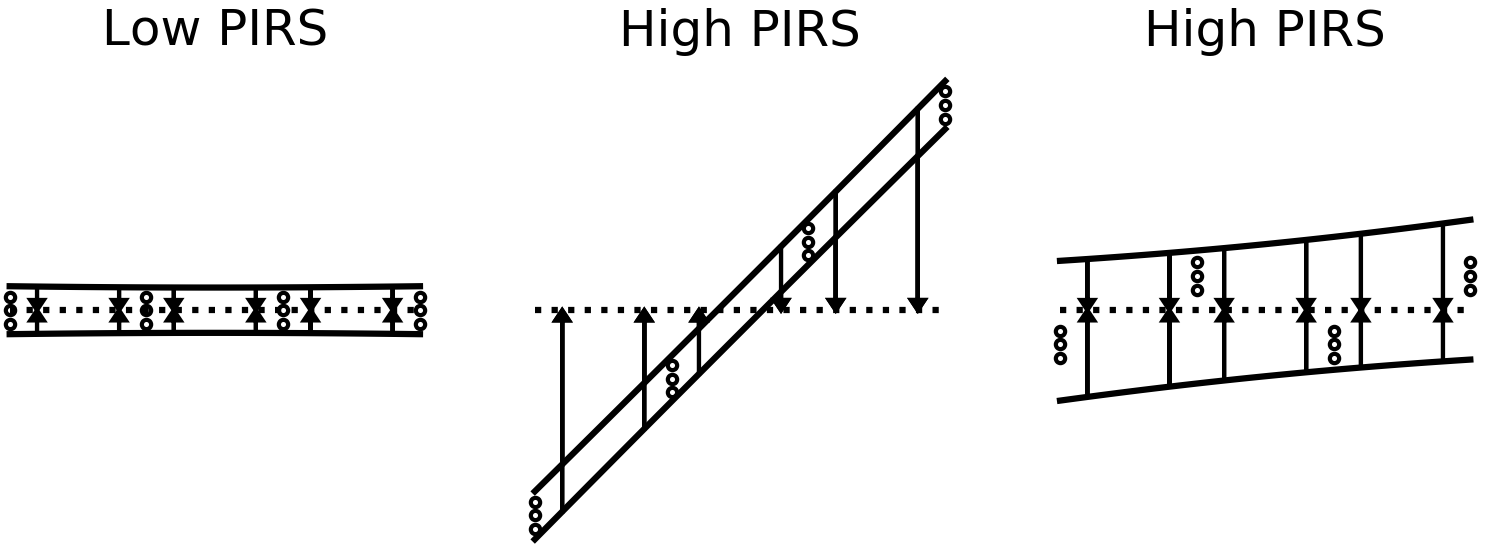

Reproduce this figure in Python.
import matplotlib.pyplot as plt
from sklearn import linear_model
import numpy as np
import math
import scipy

low_x = [0, 0, 0, 1, 1, 1, 2, 2, 2, 3, 3, 3]
low_y = [2, 0, -2, 2, 0, -2, 2, 0, -2, 2, 0, -2]

lin_x = [0, 0, 0, 1, 1, 1, 2, 2, 2, 3, 3, 3]
lin_y = [-32, -30, -28, -12, -10, -8, 12, 10, 8, 32, 30, 28]

circ_x = [0, 0, 0, 1, 1, 1, 2, 2, 2, 3, 3, 3]
circ_y = [-7, -5, -3, 7, 5, 3, -7, -5, -3, 7, 5, 3]


def calc_intervals(x,y,alpha=0.5):
    dof = len(np.unique(x))
    regr = linear_model.LinearRegression()
    _ = regr.fit(np.array(x)[:, np.newaxis], np.array(y))
    rsq = np.sum((regr.predict(np.array(x)[:, np.newaxis]) - np.array(y)) ** 2)
    regr_error = math.sqrt(rsq/(dof-2))
    xsq = np.sum((np.array(x) - np.mean(np.array(x))) ** 2)
    upper = regr.predict(np.arange(min(x), (max(x)+.1), 0.1)[:, np.newaxis]) + scipy.stats.t.ppf(1.0-alpha/2., dof) * regr_error*np.sqrt(1+1/dof+(((np.arange(min(x), (max(x)+.1), 0.1)-np.mean(x))**2)/xsq))
    lower = regr.predict(np.arange(min(x), (max(x)+.1), 0.1)[:, np.newaxis]) - scipy.stats.t.ppf(1.0-alpha/2., dof) * regr_error*np.sqrt(1+1/dof+(((np.arange(min(x), (max(x)+.1), 0.1)-np.mean(x))**2)/xsq))
    return upper, lower


xs = np.arange(0, 3.1, 0.1)

fig = plt.figure()

ax1 = fig.add_subplot(1, 3, 1, aspect=.05)
ax1.scatter(low_x, low_y,color='w', s=10, marker = 'o', edgecolors='k')
u, l = calc_intervals(low_x, low_y)
ax1.plot(xs, u, color='k')
ax1.plot(xs, l, color='k')
ax1.arrow(xs[2], u[2], 0, -u[2], head_width=0.05, head_length=1.5, length_includes_head=True, color='k')
ax1.arrow(xs[2], l[2], 0, -l[2], head_width=0.05, head_length=1.5, length_includes_head=True, color='k')
ax1.arrow(xs[12], u[12], 0, -u[12], head_width=0.05, head_length=1.5, length_includes_head=True, color='k')
ax1.arrow(xs[12], l[12], 0, -l[12], head_width=0.05, head_length=1.5, length_includes_head=True, color='k')
ax1.arrow(xs[8], u[8], 0, -u[8], head_width=0.05, head_length=1.5, length_includes_head=True, color='k')
ax1.arrow(xs[8], l[8], 0, -l[8], head_width=0.05, head_length=1.5, length_includes_head=True, color='k')
ax1.arrow(xs[18], u[18], 0, -u[18], head_width=0.05, head_length=1.5, length_includes_head=True, color='k')
ax1.arrow(xs[18], l[18], 0, -l[18], head_width=0.05, head_length=1.5, length_includes_head=True, color='k')
ax1.arrow(xs[22], u[22], 0, -u[22], head_width=0.05, head_length=1.5, length_includes_head=True, color='k')
ax1.arrow(xs[22], l[22], 0, -l[22], head_width=0.05, head_length=1.5, length_includes_head=True, color='k')
ax1.arrow(xs[28], u[28], 0, -u[28], head_width=0.05, head_length=1.5, length_includes_head=True, color='k')
ax1.arrow(xs[28], l[28], 0, -l[28], head_width=0.05, head_length=1.5, length_includes_head=True, color='k')
ax1.plot([0, 3], [0, 0], color='k', linestyle=':')
ax1.set_xlim([-0.1, 3.1])
ax1.set_ylim([-35.0, 35.0])
ax1.axis('off')
ax1.set_title('Low PIRS')


ax2 = fig.add_subplot(1, 3, 2, aspect=.05)
ax2.scatter(lin_x, lin_y, color='w', s=10, marker = 'o', edgecolors='k')
u, l = calc_intervals(lin_x, lin_y)
ax2.plot(xs, u, color='k')
ax2.plot(xs, l, color='k')
ax2.arrow(xs[2], u[2], 0, -u[2], head_width=0.05, head_length=1.5, length_includes_head=True, color='k')
ax2.arrow(xs[2], l[2], 0, -l[2], head_width=0.05, head_length=1.5, length_includes_head=True, color='k')
ax2.arrow(xs[12], u[12], 0, -u[12], head_width=0.05, head_length=1.5, length_includes_head=True, color='k')
ax2.arrow(xs[12], l[12], 0, -l[12], head_width=0.05, head_length=1.5, length_includes_head=True, color='k')
ax2.arrow(xs[8], l[8], 0, -l[8], head_width=0.05, head_length=1.5, length_includes_head=True, color='k')
ax2.arrow(xs[8], u[8], 0, -u[8], head_width=0.05, head_length=1.5, length_includes_head=True, color='k')
ax2.arrow(xs[18], u[18], 0, -u[18], head_width=0.05, head_length=1.5, length_includes_head=True, color='k')
ax2.arrow(xs[18], l[18], 0, -l[18], head_width=0.05, head_length=1.5, length_includes_head=True, color='k')
ax2.arrow(xs[22], u[22], 0, -u[22], head_width=0.05, head_length=1.5, length_includes_head=True, color='k')
ax2.arrow(xs[22], l[22], 0, -l[22], head_width=0.05, head_length=1.5, length_includes_head=True, color='k')
ax2.arrow(xs[28], u[28], 0, -u[28], head_width=0.05, head_length=1.5, length_includes_head=True, color='k')
ax2.arrow(xs[28], l[28], 0, -l[28], head_width=0.05, head_length=1.5, length_includes_head=True, color='k')
ax2.plot([0, 3], [0, 0], color='k', linestyle=':')
ax2.set_xlim([-0.1, 3.1])
ax2.set_ylim([-35.0, 35.0])
ax2.axis('off')
ax2.set_title('High PIRS')


ax3 = fig.add_subplot(1, 3, 3, aspect=.05)
ax3.scatter(circ_x, circ_y, color='w', s=10, marker = 'o', edgecolors='k')
u, l = calc_intervals(circ_x, circ_y)
ax3.plot(xs, u, color='k')
ax3.plot(xs, l, color='k')
ax3.arrow(xs[2], u[2], 0, -u[2], head_width=0.05, head_length=1.5, length_includes_head=True, color='k')
ax3.arrow(xs[2], l[2], 0, -l[2], head_width=0.05, head_length=1.5, length_includes_head=True, color='k')
ax3.arrow(xs[12], u[12], 0, -u[12], head_width=0.05, head_length=1.5, length_includes_head=True, color='k')
ax3.arrow(xs[12], l[12], 0, -l[12], head_width=0.05, head_length=1.5, length_includes_head=True, color='k')
ax3.arrow(xs[8], u[8], 0, -u[8], head_width=0.05, head_length=1.5, length_includes_head=True, color='k')
ax3.arrow(xs[8], l[8], 0, -l[8], head_width=0.05, head_length=1.5, length_includes_head=True, color='k')
ax3.arrow(xs[18], u[18], 0, -u[18], head_width=0.05, head_length=1.5, length_includes_head=True, color='k')
ax3.arrow(xs[18], l[18], 0, -l[18], head_width=0.05, head_length=1.5, length_includes_head=True, color='k')
ax3.arrow(xs[22], u[22], 0, -u[22], head_width=0.05, head_length=1.5, length_includes_head=True, color='k')
ax3.arrow(xs[22], l[22], 0, -l[22], head_width=0.05, head_length=1.5, length_includes_head=True, color='k')
ax3.arrow(xs[28], u[28], 0, -u[28], head_width=0.05, head_length=1.5, length_includes_head=True, color='k')
ax3.arrow(xs[28], l[28], 0, -l[28], head_width=0.05, head_length=1.5, length_includes_head=True, color='k')
ax3.plot([0, 3], [0, 0], color='k', linestyle=':')
ax3.set_xlim([-0.1, 3.1])
ax3.set_ylim([-35.0, 35.0])
ax3.axis('off')
ax3.set_title('High PIRS')


plt.savefig('diagram.pdf')
